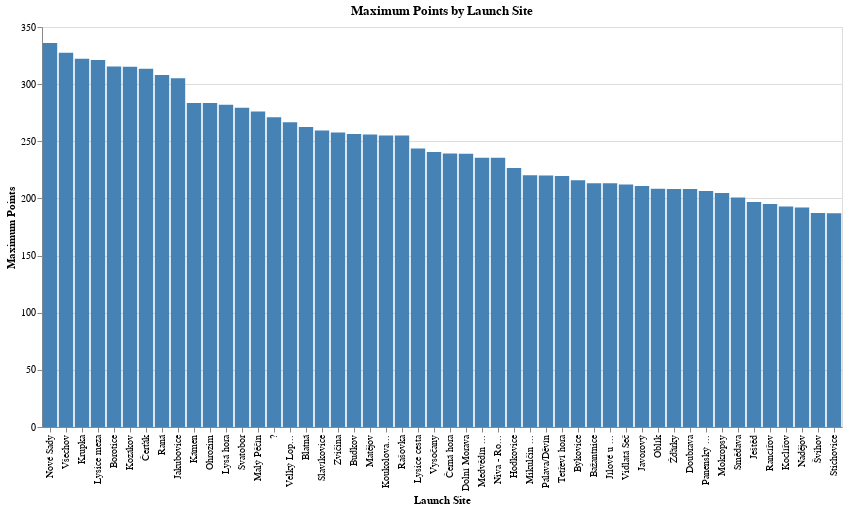

The notebook cell this image was saved under:
### Code cell
query = """
WITH max_points AS (
    SELECT
        launch,
        MAX(points) AS max_points
    FROM source.flights
    GROUP BY launch
)
SELECT
    *
FROM max_points
ORDER BY max_points DESC
LIMIT 50
"""
df = pd.read_sql(query, engine)
barchart = alt.Chart(df).mark_bar(color='steelblue').encode(
    x=alt.X('launch:N', sort=alt.EncodingSortField(field='total_flights', order='descending'), title='Launch Site'),
    y=alt.Y('max_points:Q', title='Maximum Points'),
    tooltip=['launch:N', 'max_points:Q']
).properties(
    width=800,
    height=400,
    title='Maximum Points by Launch Site'
)
barchart.show()

### Figure 1 — Vega-Lite specification as saved in the notebook (floating-point values rounded to 4 significant figures)
{"$schema": "https://vega.github.io/schema/vega-lite/v5.17.0.json", "config": {"view": {"continuousHeight": 300, "continuousWidth": 300}}, "data": {"name": "data-f98fc431a7990e9100f4a45cce4a82c4"}, "datasets": {"data-f98fc431a7990e9100f4a45cce4a82c4": [{"launch": "Nové Sady", "max_points": 335.9}, {"launch": "Všechov", "max_points": 327.4}, {"launch": "Krupka", "max_points": 322.2}, {"launch": "Lysice meza", "max_points": 321.1}, {"launch": "Borotice", "max_points": 315.3}, {"launch": "Kozákov", "max_points": 315.3}, {"launch": "Čerťák", "max_points": 313.4}, {"launch": "Raná", "max_points": 308.0}, {"launch": "Jakubovice", "max_points": 305.2}, {"launch": "Kámen", "max_points": 283.5}, {"launch": "Ohrozim", "max_points": 283.5}, {"launch": "Lysá hora", "max_points": 282.0}, {"launch": "Svatobor", "max_points": 279.4}, {"launch": "Malý Pěčín", "max_points": 276.0}, {"launch": "?", "max_points": 271.0}, {"launch": "Velký Lop...", "max_points": 266.7}, {"launch": "Blatná", "max_points": 262.6}, {"launch": "Slavíkovice", "max_points": 259.4}, {"launch": "Zvičina", "max_points": 257.6}, {"launch": "Budkov", "max_points": 256.4}, {"launch": "Matějov", "max_points": 255.8}, {"launch": "Koukolova...", "max_points": 255.1}, {"launch": "Rašovka", "max_points": 255.1}, {"launch": "Lysice cesta", "max_points": 243.7}, {"launch": "Vysočany", "max_points": 240.6}, {"launch": "Černá hora", "max_points": 239.4}, {"launch": "Dolní Morava", "max_points": 239.2}, {"launch": "Medvědín ...", "max_points": 235.6}, {"launch": "Niva - Ro...", "max_points": 235.5}, {"launch": "Hodkovice", "max_points": 226.7}, {"launch": "Mikulčin ...", "max_points": 220.3}, {"launch": "Pálava/Děvín", "max_points": 220.1}, {"launch": "Tetřeví hora", "max_points": 219.7}, {"launch": "Býkovice", "max_points": 215.9}, {"launch": "Bažantnice", "max_points": 213.2}, {"launch": "Jílové u ...", "max_points": 213.2}, {"launch": "Vidlatá Seč", "max_points": 212.2}, {"launch": "Javorový", "max_points": 210.9}, {"launch": "Oblík", "max_points": 208.4}, {"launch": "Žďárky", "max_points": 208.3}, {"launch": "Doubrava", "max_points": 208.2}, {"launch": "Panenský ...", "max_points": 206.4}, {"launch": "Mokropsy", "max_points": 204.7}, {"launch": "Smědava", "max_points": 200.9}, {"launch": "Ještěd", "max_points": 196.8}, {"launch": "Rancířov", "max_points": 195.1}, {"launch": "Koclířov", "max_points": 192.9}, {"launch": "Nadějov", "max_points": 192.0}, {"launch": "Švihov", "max_points": 187.3}, {"launch": "Stichovice", "max_points": 187.0}]}, "encoding": {"tooltip": [{"field": "launch", "type": "nominal"}, {"field": "max_points", "type": "quantitative"}], "x": {"field": "launch", "sort": {"field": "total_flights", "order": "descending"}, "title": "Launch Site", "type": "nominal"}, "y": {"field": "max_points", "title": "Maximum Points", "type": "quantitative"}}, "height": 400, "mark": {"color": "steelblue", "type": "bar"}, "title": "Maximum Points by Launch Site", "width": 800}
